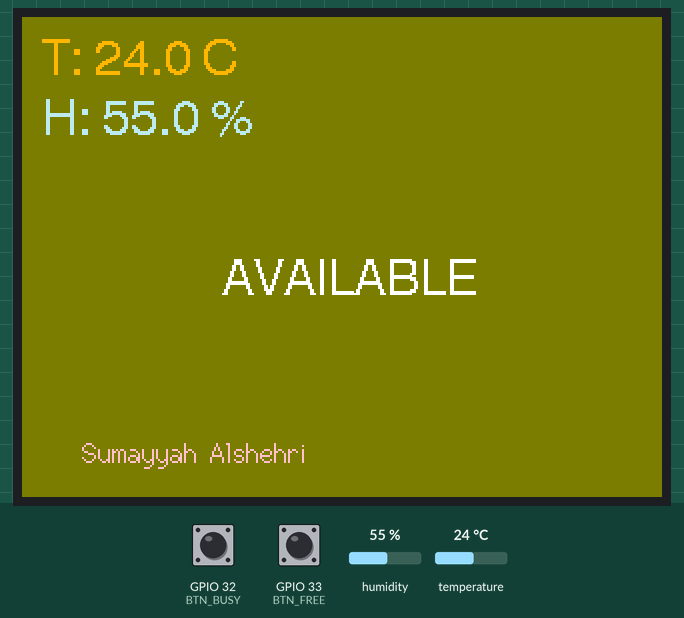
Simulated run of this sketch. Board: ESP32. On the bench: 320×240 colour display. The inputs (shaded band) are chosen by the test bench; at power-on: GPIO 33 (BTN_FREE) HIGH, GPIO 32 (BTN_BUSY) HIGH, humidity 55 %, temperature 24 °C. What the sketch prints to the serial monitor is not drawn.

Above: at 3.9 s.
4.0 s: GPIO 33 (BTN_FREE) pulled LOW for 0.15 s
At 4.6 s:
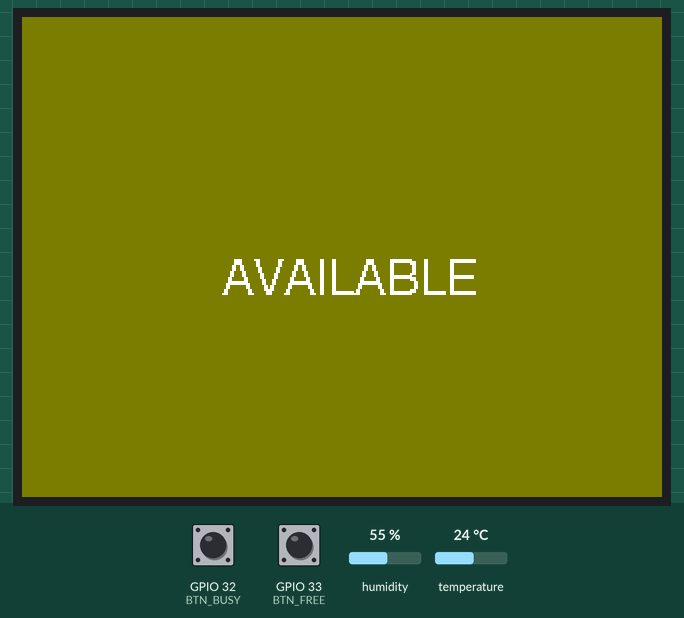
6.2 s: GPIO 32 (BTN_BUSY) pulled LOW for 1 s
At 8.4 s:
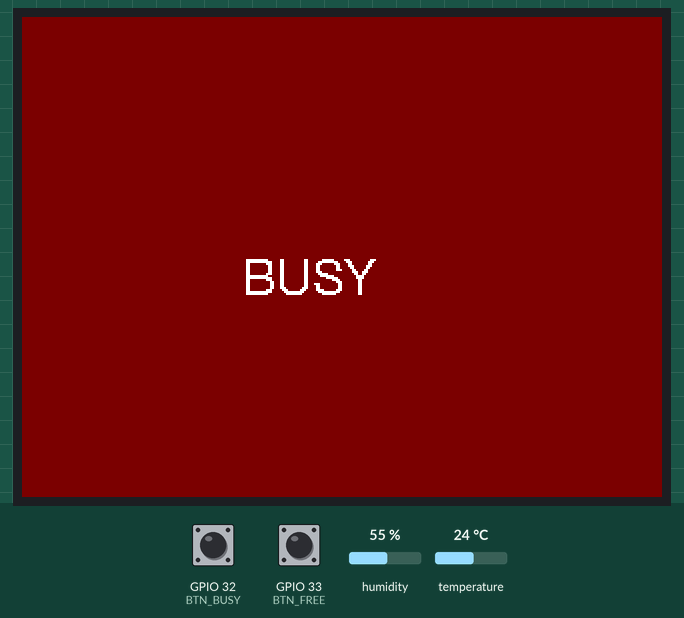
10.3 s: humidity set to 22 %
At 11.1 s:
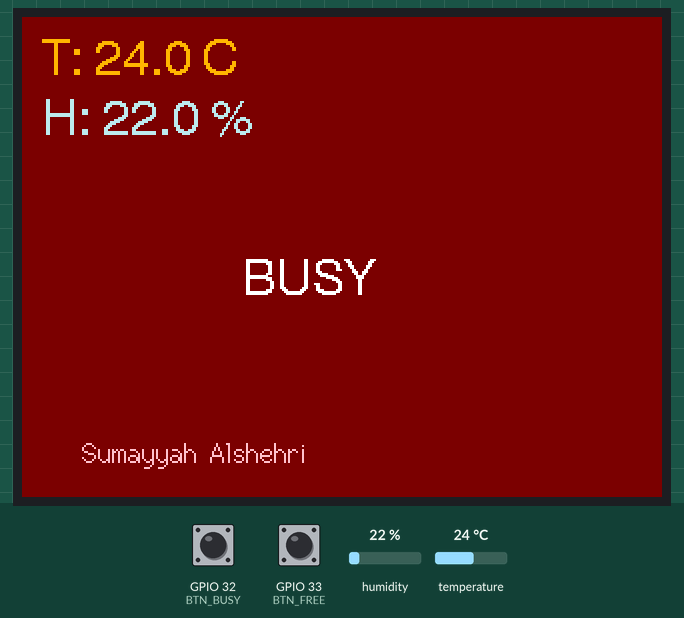
12.3 s: temperature set to 12 °C
At 13.8 s:
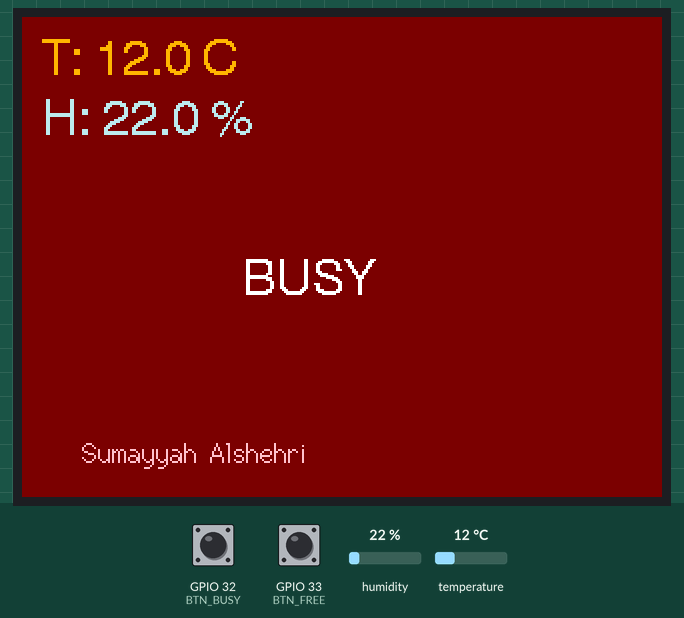
14.3 s: GPIO 33 (BTN_FREE) pulled LOW for 1 s
At 15.08 s:
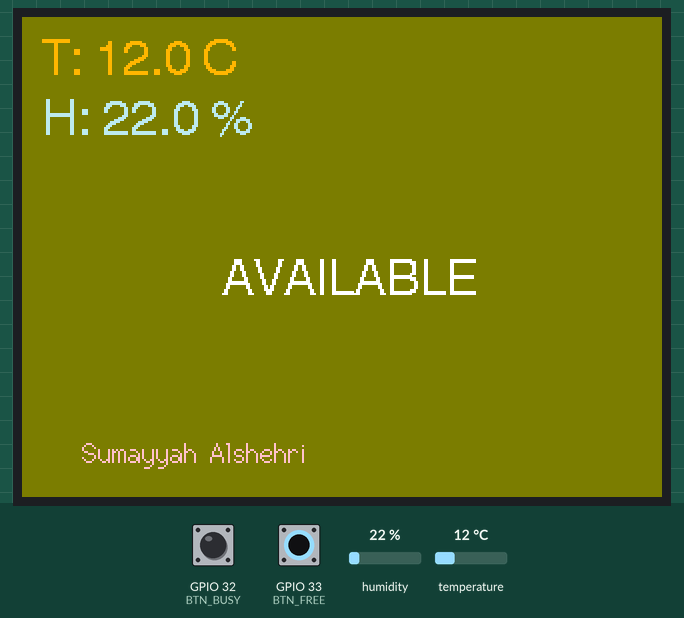
16.8 s: GPIO 33 (BTN_FREE) pulled LOW for 0.15 s
Timing chart, 0 to 19.8 s (numbered marks = the images above; inputs shaded):
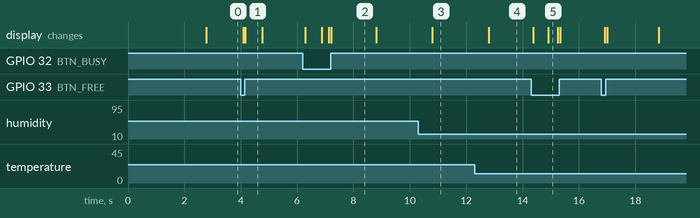

Measured:
- after the input at 4.0 s, the display: changes after 0.08 s (image 1)
- after the input at 6.2 s, the display: changes after 0.08 s (image 2)
- after the input at 10.3 s, the display: changes after 0.50 s (image 3)
- after the input at 12.3 s, the display: changes after 0.50 s (image 4)
- after the input at 14.3 s, the display: first changes after 0.08 s (image 5 shows a later state)
- what the display in image 1 shows lasts 0.6 s, from 4.2 s to 4.8 s
- what the display in image 2 shows lasts 1.6 s, from 7.2 s to 8.8 s

The sketch:

sketch.ino
```cpp
#include <TFT_eSPI.h>
#include "DHTesp.h"

// ----- USER PINS --------------------------------------------------
#define DHT_PIN    34          // DHT11 DATA
#define BTN_BUSY   32
#define BTN_FREE   33

// ----- CONSTANTS --------------------------------------------------
const uint32_t REFRESH_MS  = 2000;   // DHT poll period
const uint32_t DEBOUNCE_MS = 50;  //100; // button debounce #####I'll replace it with HW debouncing RC

// ----- GLOBALS ----------------------------------------------------
TFT_eSPI tft;
DHTesp   dht;
bool     busy = false;                 // current status -->State Machine
uint32_t lastTemp = 0, lastBtn = 0; //debouncing

// ---------- paint whole screen with status colour -----------------
void drawStatus(bool b)
{
  uint16_t bg   = b ? TFT_MAROON : TFT_OLIVE;
  const char* s = b ? "  BUSY"  : "AVAILABLE";

  tft.fillScreen(bg);
  tft.setTextColor(TFT_WHITE, bg);
  tft.setCursor(100, 120, 4);
  tft.print(s);
}

// ------------------------------------------------------------------
void drawReadings(float t, float h)
{
  // overwrite just the numbers area so status background remains
  tft.fillRect(10, 10, 220, 55, busy ? TFT_MAROON : TFT_OLIVE);

  tft.setCursor(10, 10, 4);
  tft.setTextColor(TFT_ORANGE, busy ? TFT_MAROON : TFT_OLIVE);
  tft.printf("T: %.1f C", t);
  tft.setCursor(10, 40, 4);
  tft.setTextColor(0xBF5D, busy ? TFT_MAROON : TFT_OLIVE);
  tft.printf("H: %.1f %%", h);
    tft.setCursor(30, 210, 2);
    tft.setTextColor(TFT_PINK, busy ? TFT_MAROON : TFT_OLIVE);
    tft.printf("Sumayyah Alshehri");

}

// ------------------------------------------------------------------
void setup()
{
  Serial.begin(115200);
  delay(2500);                         // DHT need 2msec min

  tft.init();  tft.setRotation(1);

  dht.setup(DHT_PIN, DHTesp::DHT11);

  pinMode(BTN_BUSY, INPUT_PULLUP);
  pinMode(BTN_FREE, INPUT_PULLUP);

  drawStatus(busy);                    // green screen on at beggineing
}

// ------------------------------------------------------------------
void loop()
{
  uint32_t now = millis(); // for the debouncing

  // State machine
  // -------- handle buttons ----------
  if (now - lastBtn > DEBOUNCE_MS)
  {
    if (digitalRead(BTN_BUSY) == LOW)
     {
      busy = true;
      drawStatus(busy);
      lastBtn = now;
     }
    if (digitalRead(BTN_FREE) == LOW)
    {
      busy = false;
       drawStatus(busy);
        lastBtn = now;
     }
  }

  // -------- read sensor -------------
  if (now - lastTemp >= REFRESH_MS)
  {
    lastTemp = now; // update timing
    auto d = dht.getTempAndHumidity();
    if (!dht.getStatus())
    {
      drawReadings(d.temperature, d.humidity);
      Serial.printf("T %.1f°C  H %.1f%%\n", d.temperature, d.humidity);
    }
    else
      Serial.println("DHT read failed");
  }
}
```
